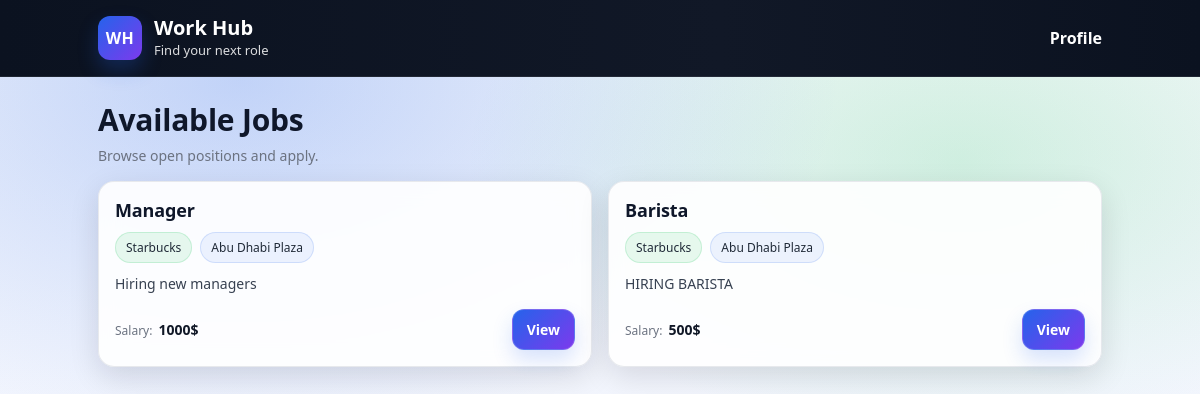
The page / (signed in) on the database its author committed.
### job/models.py (models this page shows, shortened)
class Job(models.Model):
    title = models.CharField(max_length=200)
    company = models.ForeignKey(Company, on_delete=models.CASCADE, related_name="jobs")
    description = models.TextField()
    location = models.CharField(max_length=200)
    salary_range = models.CharField(max_length=100, blank=True)
    posted_at = models.DateTimeField(auto_now_add=True)

class Company(models.Model):
    name = models.CharField(max_length=200)
    website = models.URLField(blank=True)
    description = models.TextField(blank=True)

### job/views.py (the view)
# urls.py: path("", job_list, name="job_list"),
@login_required
def job_list(request):
    jobs = Job.objects.select_related("company").order_by("-posted_at")
    return render(request, "job_list.html", {"jobs": jobs})

### job/templates/job_list.html (shortened to what this page needs)
{% extends "base.html" %}
{% block content %}
<div class="page-header">
    <h2>Available Jobs</h2>
    <p class="muted">Browse open positions and apply.</p>
</div>
{% if jobs %}
    <div class="job-grid">
        {% for job in jobs %}
            <article class="job-card">
                <div class="job-card__top">
                    <h3 class="job-title">
                        <a href="{% url 'job_detail' job.id %}">{{ job.title }}</a>
                    </h3>
                    <div class="job-meta">
                        <span class="pill pill--green">{{ job.company.name }}</span>
                        <span class="pill">{{ job.location }}</span>
                    </div>
                </div>
                <p class="job-desc">
                    {{ job.description|truncatechars:180 }}
                </p>
                <div class="job-card__bottom">
                    <div class="salary">
                        <span class="label">Salary:</span>
                        <span class="value">{{ job.salary_range|default:"Not specified" }}</span>
                    </div>
                    <a class="btn" href="{% url 'job_detail' job.id %}">View</a>
                </div>
            </article>
        {% endfor %}
    </div>
{% else %}
    <div class="empty">
        <h3>No jobs available</h3>
        <p class="muted">Check back later.</p>
    </div>
{% endif %}
{% endblock %}

### job/static/style.css (style rules this page uses)
:root { --bg1:#0b1220; --bg2:#0f172a; --card:#0b1220cc; --cardSolid:#ffffff; --text:#0f172a; --muted:#6b7280; --border:#e5e7eb; --brand:#2563eb; --brand2:#22c55e; --shadow: 0 10px 30px rgba(2,6,23,0.12); }
* { box-sizing:border-box; }
body { margin:0; font-family: ui-sans-serif, system-ui, -apple-system, "Segoe UI", Roboto, Arial, "Noto Sans", "Helvetica Neue", sans-serif; color: var(--text); background: radial-gradient(1000px 600px at 20% 10%, rgba(37,99,235,0.25), transparent 60%), radial-gradient(900px 500px at 80% 20%, rgba(34,197,94,0.18), transparent 55%), linear-gradient(180deg, #f7f9fc 0%, #eef2ff 100%); min-height: 100vh; }
.page-header { margin: 6px 0 14px 0; }
.page-header h2 { margin:0; font-size: 26px; letter-spacing: -0.2px; }
.muted { margin: 6px 0 0 0; color: var(--muted); font-size: 14px; }
.job-grid { display:grid; grid-template-columns: 1fr; gap: 14px; margin-top: 16px; }
.job-card { background: rgba(255,255,255,0.9); border: 1px solid rgba(229,231,235,0.9); border-radius: 16px; padding: 16px; box-shadow: var(--shadow); backdrop-filter: blur(10px); transition: transform 0.15s ease, box-shadow 0.15s ease; }
.job-title { margin: 0 0 10px 0; font-size: 18px; letter-spacing: -0.15px; }
.job-title a { color: #0f172a; text-decoration:none; }
.job-meta { display:flex; flex-wrap:wrap; gap:8px; margin-bottom: 10px; }
.pill { display:inline-flex; align-items:center; gap:6px; padding: 6px 10px; border-radius: 999px; background: rgba(37,99,235,0.08); color: #1f2937; font-size: 12px; border: 1px solid rgba(37,99,235,0.15); }
.pill--green { background: rgba(34,197,94,0.10); border: 1px solid rgba(34,197,94,0.18); }
.job-desc { margin: 0; color: #374151; line-height: 1.55; font-size: 14px; }
.job-card__bottom { margin-top: 14px; display:flex; align-items:center; justify-content: space-between; gap: 12px; }
.salary { display:flex; flex-wrap:wrap; gap:6px; align-items:baseline; }
.salary .label { color: var(--muted); font-size: 12px; }
.salary .value { font-weight: 800; color: #111827; font-size: 14px; }
.btn { display:inline-flex; align-items:center; justify-content:center; padding: 10px 14px; border-radius: 12px; background: linear-gradient(135deg, var(--brand), #7c3aed); color:#fff; text-decoration:none; font-size: 14px; font-weight: 700; border: 1px solid rgba(255,255,255,0.18); box-shadow: 0 10px 20px rgba(37,99,235,0.18); }
@media (min-width: 720px) { .job-grid { grid-template-columns: 1fr 1fr; gap: 16px; } }
@media (min-width: 720px) { .page-header h2 { font-size: 30px; } }
@media (min-width: 1020px) { .job-grid { grid-template-columns: 1fr 1fr; } }

### rows shown on the page
Job: title "Manager", company.name "Starbucks", location "Abu Dhabi Plaza", description "Hiring new managers", salary_range "1000$"
Job: title "Barista", company.name "Starbucks", location "Abu Dhabi Plaza", description "HIRING BARISTA", salary_range "500$"
